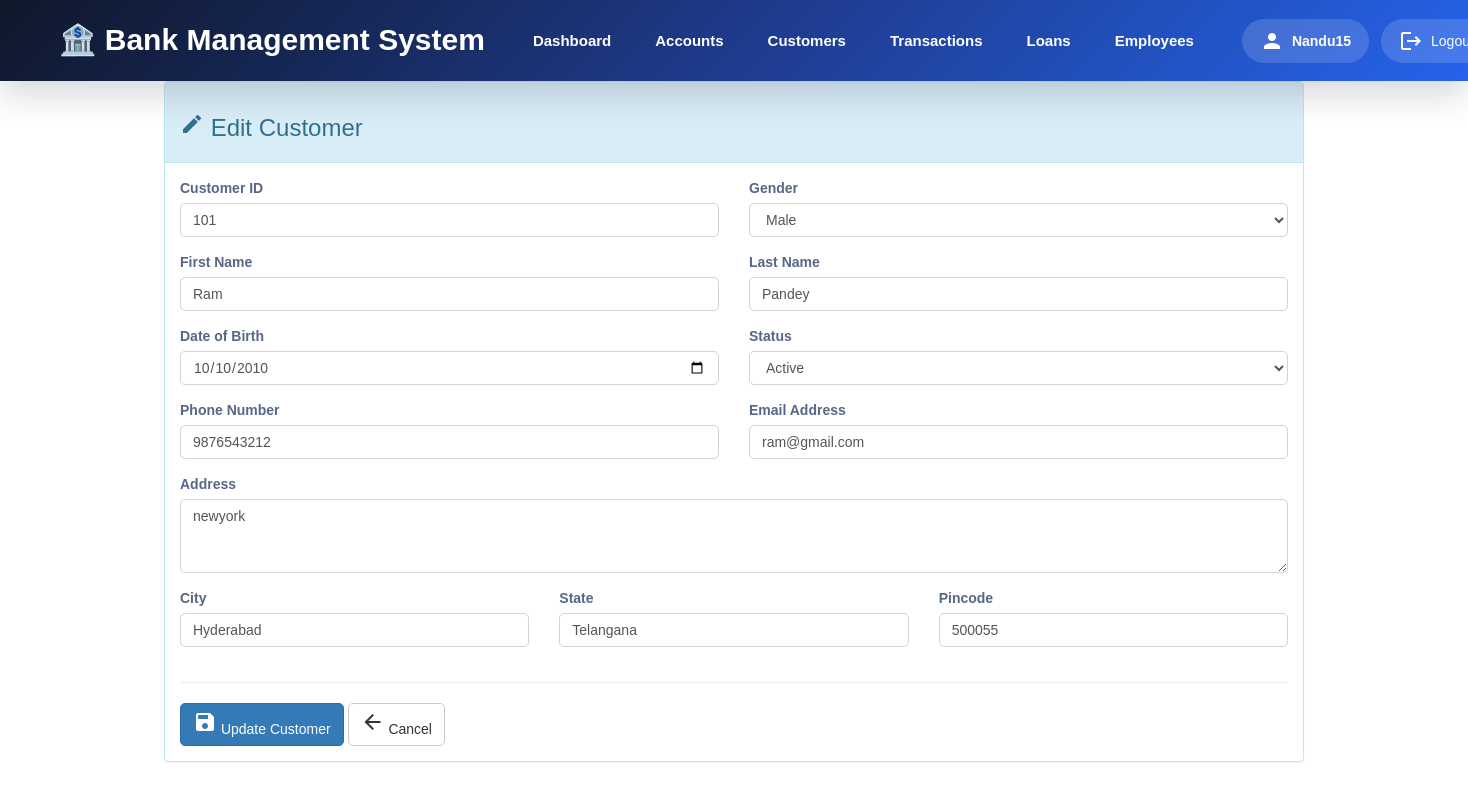
Page /customers/edit/1/ (signed in) on the committed database.
### customers/models.py (models this page shows, shortened)
class Customer(models.Model):
    GENDER = [
        ('Male', 'Male'),
        ('Female', 'Female'),
        ('Other', 'Other'),
    ]
    STATUS = [
        ('Active', 'Active'),
        ('Inactive', 'Inactive'),
    ]
    customer_id = models.CharField(
        max_length=20,
        unique=True
    )
    first_name = models.CharField(
        max_length=50
    )
    last_name = models.CharField(
        max_length=50
    )
    gender = models.CharField(
        max_length=10,
        choices=GENDER
    )
    dob = models.DateField()
    phone = models.CharField(
        max_length=15
    )
    email = models.EmailField(
        unique=True
    )
    address = models.TextField()
    city = models.CharField(
        max_length=50
    )
    state = models.CharField(
        max_length=50
    )
    pincode = models.CharField(
        max_length=10
    )
    status = models.CharField(
        max_length=10,
        choices=STATUS,
        default='Active'
    )
    created_at = models.DateTimeField(
        auto_now_add=True
    )
    updated_at = models.DateTimeField(
        auto_now=True
    )

### customers/views.py (the view)
@login_required
def edit_customer(request, id):
    customer = get_object_or_404(
        Customer,
        id=id,
    )
    if request.method == "POST":
        form = CustomerForm(
            request.POST,
            instance=customer,
        )
        if form.is_valid():
            form.save()
            messages.success(
                request,
                "Customer updated successfully.",
            )
            return redirect("customers")
    else:
        form = CustomerForm(
            instance=customer,
        )
    return render(
        request,
        "customers/edit_customers.html",
        {
            "form": form,
            "customer": customer,
        },
    )

### templates/customers/edit_customers.html (shortened to what this page needs)
{% load static %}
<!DOCTYPE html>
<html lang="en">
<head>
    <link rel="stylesheet"
          href="https://maxcdn.bootstrapcdn.com/bootstrap/3.4.1/css/bootstrap.min.css">
    <link rel="stylesheet"
      href="{% static 'css/header.css' %}">
    <link rel="stylesheet"
          href="{% static 'css/customers.css' %}">
</head>
<body>
{% include 'header.html' %}
<div class="container">
    <div class="panel panel-info">
        <div class="panel-heading">
            <h3>
                <i class="material-icons">edit</i>
                Edit Customer
            </h3>
        </div>
        <div class="panel-body">
            <form method="POST">
                <div class="row">
                    <div class="col-md-6">
                        <div class="form-group">
                            <label>Customer ID</label>
                            {{ form.customer_id }}
                        </div>
                    </div>
                    <div class="col-md-6">
                        <div class="form-group">
                            <label>Gender</label>
                            {{ form.gender }}
                        </div>
                    </div>
                </div>
                <div class="row">
                    <div class="col-md-6">
                        <div class="form-group">
                            <label>First Name</label>
                            {{ form.first_name }}
                        </div>
                    </div>
                    <div class="col-md-6">
                        <div class="form-group">
                            <label>Last Name</label>
                            {{ form.last_name }}
                        </div>
                    </div>
                </div>
                <div class="row">
                    <div class="col-md-6">
                        <div class="form-group">
                            <label>Date of Birth</label>
                            {{ form.dob }}
                        </div>
                    </div>
                    <div class="col-md-6">
                        <div class="form-group">
                            <label>Status</label>
                            {{ form.status }}
                        </div>
                    </div>
                </div>
                <div class="row">
                    <div class="col-md-6">
                        <div class="form-group">
                            <label>Phone Number</label>
                            {{ form.phone }}
                        </div>
                    </div>
                    <div class="col-md-6">
                        <div class="form-group">
                            <label>Email Address</label>
                            {{ form.email }}
                        </div>
                    </div>
                </div>
                <div class="form-group">
                    <label>Address</label>
                    {{ form.address }}
                </div>
                <div class="row">
                    <div class="col-md-4">
                        <div class="form-group">
                            <label>City</label>
                            {{ form.city }}
                        </div>
                    </div>
                    <div class="col-md-4">
                        <div class="form-group">
                            <label>State</label>
                            {{ form.state }}
                        </div>
                    </div>
                    <div class="col-md-4">
                        <div class="form-group">
                            <label>Pincode</label>
                            {{ form.pincode }}
                        </div>
                    </div>
                </div>
                <hr>
                <button type="submit" class="btn btn-primary">
                    <i class="material-icons">save</i>
                    Update Customer
                </button>
                <a href="{% url 'customers' %}" class="btn btn-default">
                    <i class="material-icons">arrow_back</i>
                    Cancel
                </a>
            </form>
        </div>
    </div>
</div>
</body>
</html>

### templates/header.html (shortened to what this page needs)
{% load static %}
<nav class="modern-navbar">
    <div class="navbar-wrapper">
        <a href="{% url 'home' %}" class="navbar-logo">
            🏦 Bank Management System
        </a>
        <ul class="navbar-menu" id="navbarMenu">
            <li class="{% if request.resolver_match.url_name == 'home' %}active{% endif %}">
                <a href="{% url 'home' %}">Dashboard</a>
            </li>
            <li class="{% if request.resolver_match.url_name == 'accounts' %}active{% endif %}">
                <a href="{% url 'accounts' %}">Accounts</a>
            </li>
            <li class="{% if request.resolver_match.url_name == 'customers' %}active{% endif %}">
                <a href="{% url 'customers' %}">Customers</a>
            </li>
            <li class="{% if request.resolver_match.url_name == 'transactions' %}active{% endif %}">
                <a href="{% url 'transactions' %}">Transactions</a>
            </li>
            <li class="{% if request.resolver_match.url_name == 'loans' %}active{% endif %}">
                <a href="{% url 'loans' %}">Loans</a>
            </li>
            <li class="{% if request.resolver_match.url_name == 'employees' %}active{% endif %}">
                <a href="{% url 'employees' %}">Employees</a>
            </li>
        </ul>
        <div class="navbar-user">
            {% if user.is_authenticated %}
                <span class="user-name">
                    <i class="material-icons">person</i>
                    {{ user.username }}
                </span>
                <a href="{% url 'logout' %}" class="logout-btn">
                    <i class="material-icons">logout</i>
                    Logout
                </a>
            {% else %}
                <a href="{% url 'login' %}" class="logout-btn">
                    Login
                </a>
            {% endif %}
        </div>
    </div>
</nav>

### static/css/header.css (style rules this page uses)
:root { --navy:#0F172A; --blue:#1E3A8A; --accent:#2563EB; --surface:#F8FAFC; --border:#E2E8F0; }
.modern-navbar { position:sticky; top:0; z-index:1000; background:linear-gradient( 135deg, #0F172A, #1E3A8A, #2563EB); box-shadow:0 12px 35px rgba(15,23,42,.18); padding:18px 0; }
.navbar-wrapper { max-width:1400px; margin:auto; padding:0 25px; display:flex; align-items:center; justify-content:space-between; gap:30px; }
.navbar-logo { font-size:30px; font-weight:700; color:white; text-decoration:none; white-space:nowrap; }
.navbar-menu { display:flex; gap:8px; list-style:none; padding:0; margin:0; }
.navbar-menu li { margin:0; }
.navbar-menu a { display:block; padding:12px 18px; border-radius:12px; font-size:15px; font-weight:600; color:white; text-decoration:none; transition:.3s; }
.navbar-user { display:flex; align-items:center; gap:12px; }
.user-name { display:flex; align-items:center; gap:8px; background:rgba(255,255,255,.15); padding:10px 18px; border-radius:50px; color:white; font-weight:600; }
.logout-btn { display:flex; align-items:center; gap:8px; padding:10px 18px; border-radius:50px; background:rgba(255,255,255,.15); color:white; text-decoration:none; transition:.3s; }

### static/css/customers.css (style rules this page uses)
body { color:#566787; background:#fff; font-family:'Varela Round',sans-serif; font-size:14px; }
.btn { border-radius:5px; transition:.3s; }
.form-control { border-radius:5px; box-shadow:none; border:1px solid #ced4da; }

### rows in the picture
Customer: customer_id "101", gender "Male", first_name "Ram", last_name "Pandey", dob "10/10/2010", status "Active", phone "9876543212", email "ram@gmail.com", address "newyork", city "Hyderabad", state "Telangana", pincode "500055"

### other values in the picture
{{ user.username }} "Nandu15"
